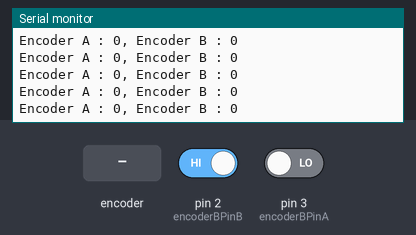
A sketch run on a simulated Arduino Uno, built with avr-gcc and run on an emulated ATmega328P. Parts: the last lines printed to the serial monitor. Inputs (shaded band) come from the test bench; at power-on: pin 2 (encoderBPinB) HIGH, pin 3 (encoderBPinA) LOW.

Above: at 1.2 s.
1.3 s: rotary encoder on pin 3 (encoderBPinA) / pin 7 (encoderAPinB) turned 1 step (first pin leading)
At 2.2 s:
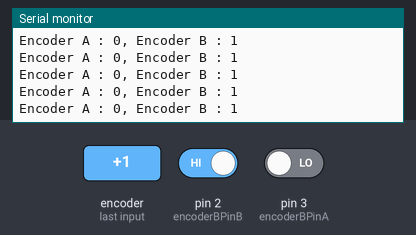
4.5 s: pin 2 (encoderBPinB) driven LOW
At 5.3 s:
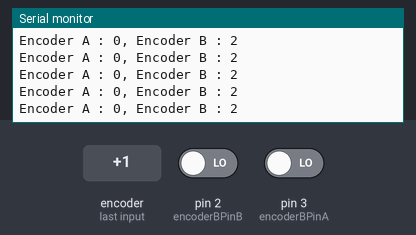
Timing chart, 0 to 6.4 s (numbered marks = the images above; inputs shaded):
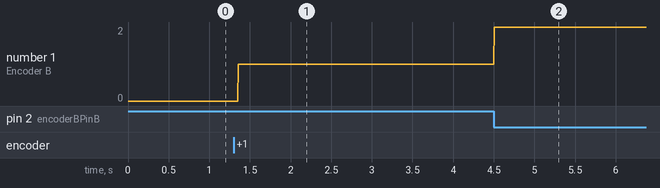

The sketch:

test_encoder.ino
```cpp
//R-MOTOR
#define encoderAPinA 8//3//8
#define encoderAPinB 7//2//7

//L-MOTOR
#define encoderBPinA 3
#define encoderBPinB 2

int encoderAPos = 0;
int encoderBPos = 0;

void setup() {
  pinMode(encoderAPinA, INPUT);
  pinMode(encoderAPinB, INPUT);
  attachInterrupt(4, doEncoderAA, CHANGE); // encoder pin on interrupt 0 (pin 2)
  attachInterrupt(3, doEncoderAB, CHANGE); // encoder pin on interrupt 1 (pin 3)
  pinMode(encoderBPinA, INPUT);
  pinMode(encoderBPinB, INPUT);
  attachInterrupt(0, doEncoderBA, CHANGE); // encoder pin on interrupt 0 (pin 2)
  attachInterrupt(1, doEncoderBB, CHANGE); // encoder pin on interrupt 1 (pin 3)

  Serial.begin (115200);
}

void loop()
{
  Serial.print ("Encoder A : ");
  Serial.print (encoderAPos);
  Serial.print(", ");
  Serial.print ("Encoder B : ");
  Serial.println (encoderBPos);

}

void doEncoderAA(){
  // look for a low-to-high on channel A
  if (digitalRead(encoderAPinA) == HIGH) {
    // check channel B to see which way encoder is turning
    if (digitalRead(encoderAPinB) == LOW) {
      encoderAPos = encoderAPos + 1;
    }
    else {
      encoderAPos = encoderAPos - 1;
    }
  }
  else   // must be a high-to-low edge on channel A
  {
    // check channel B to see which way encoder is turning
    if (digitalRead(encoderAPinB) == HIGH) {
      encoderAPos = encoderAPos + 1;
    }
    else {
      encoderAPos = encoderAPos - 1;
    }
  }
//  Serial.println (encoderAPos);
}

void doEncoderAB(){
  // look for a low-to-high on channel B
  if (digitalRead(encoderAPinB) == HIGH) {
   // check channel A to see which way encoder is turning
    if (digitalRead(encoderAPinA) == HIGH) {
      encoderAPos = encoderAPos + 1;
    }
    else {
      encoderAPos = encoderAPos - 1;
    }
  }
  // Look for a high-to-low on channel B
  else {
    // check channel B to see which way encoder is turning
    if (digitalRead(encoderAPinA) == LOW) {
      encoderAPos = encoderAPos + 1;
    }
    else {
      encoderAPos = encoderAPos - 1;
    }
  }
//  Serial.println (encoderAPos);
}

void doEncoderBA(){
  // look for a low-to-high on channel A
  if (digitalRead(encoderBPinA) == HIGH) {
    // check channel B to see which way encoder is turning
    if (digitalRead(encoderBPinB) == LOW) {
      encoderBPos = encoderBPos + 1;
    }
    else {
      encoderBPos = encoderBPos - 1;
    }
  }
  else   // must be a high-to-low edge on channel A
  {
    // check channel B to see which way encoder is turning
    if (digitalRead(encoderBPinB) == HIGH) {
      encoderBPos = encoderBPos + 1;
    }
    else {
      encoderBPos = encoderBPos - 1;
    }
  }
//  Serial.println (encoderBPos);
}

void doEncoderBB(){
  // look for a low-to-high on channel B
  if (digitalRead(encoderBPinB) == HIGH) {
   // check channel A to see which way encoder is turning
    if (digitalRead(encoderBPinA) == HIGH) {
      encoderBPos = encoderBPos + 1;
    }
    else {
      encoderBPos = encoderBPos - 1;
    }
  }
  // Look for a high-to-low on channel B
  else {
    // check channel B to see which way encoder is turning
    if (digitalRead(encoderBPinA) == LOW) {
      encoderBPos = encoderBPos + 1;
    }
    else {
      encoderBPos = encoderBPos - 1;
    }
  }
//  Serial.println (encoderBPos);
}
```

Measured:
- after the input at 1.3 s, the serial monitor: prints a new line after 0.05 s (image 1)
- after the input at 4.5 s, the serial monitor: prints a new line at once (image 2)
- plotted number 1: 0 → 1 after the input at 1.3 s, 1 → 2 after the input at 4.5 s
